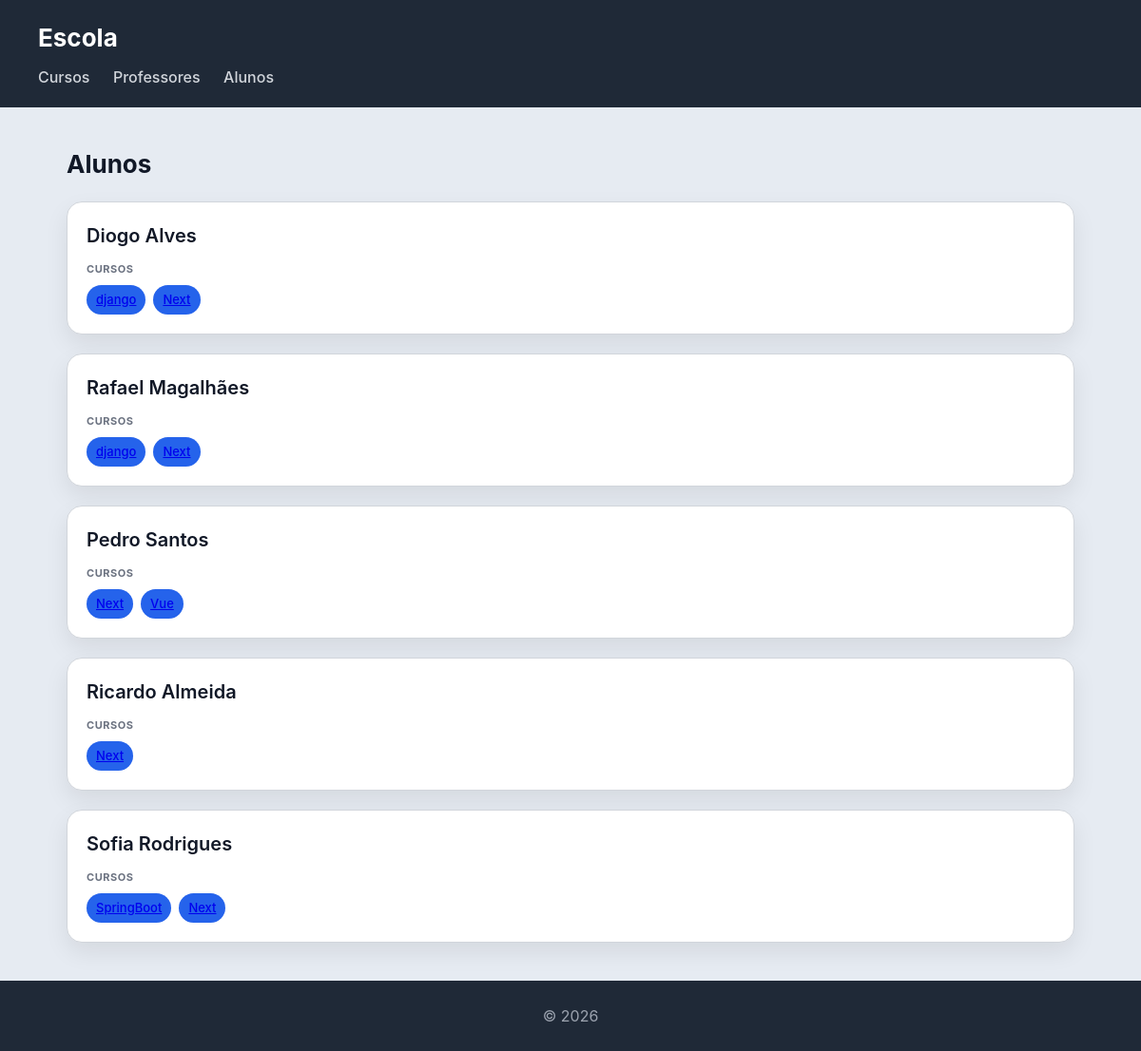
The page /escola/alunos/ on the database its author committed.
### escola/models.py (models this page shows)
class Aluno(models.Model):
    nome = models.CharField(max_length=100)
    numero = models.CharField(max_length=20, unique=True)
    def __str__(self):
        return self.nome

class Curso(models.Model):
    nome = models.CharField(max_length=100)
    imagem = models.ImageField(upload_to='cursos/')
    professor = models.ForeignKey(Professor, on_delete=models.CASCADE, related_name='cursos')
    alunos = models.ManyToManyField(Aluno, related_name='cursos')
    def __str__(self):
        return self.nome

### escola/views.py (the view)
# urls.py: path('alunos/', views.alunos_view, name='alunos'),
def alunos_view(request):
    alunos = (
        Aluno.objects
        .prefetch_related('cursos')
        .all()
    )
    return render(request, 'escola/alunos.html', {'alunos': alunos})

### escola/templates/escola/alunos.html
{% extends "escola/base.html" %}
{% block content %}
<h2>Alunos</h2>
<section>
    {% for aluno in alunos %}
    <article>
        <header>
            <h3>{{ aluno }}</h3>
        </header>
        <section>
            <h4>Cursos</h4>
            <ul>
                {% for curso in aluno.cursos.all %}
                    <li>
                        <a href="{% url 'curso' curso.id %}">
                        {{ curso }}
                        </a>
                    </li>
               {% endfor %}
            </ul>
        </section>
    </article>
    {% endfor %}
</section>
{% endblock %}

### escola/static/escola/styles.css (style rules this page uses)
* { box-sizing: border-box; margin: 0; padding: 0; }
body { font-family: "Inter", "Segoe UI", system-ui, -apple-system, sans-serif; background: #e6ebf2; color: #111827; line-height: 1.5; }
h2 { margin-bottom: 20px; font-size: 26px; }
section > article { background: white; padding: 20px; border-radius: 16px; border: 1px solid #d1d5db; box-shadow: 0 10px 25px rgba(0,0,0,0.08); transition: all 0.25s ease; margin-bottom: 20px; }
article > header { margin-bottom: 12px; }
article > header > h3 { font-size: 20px; font-weight: 600; margin-bottom: 4px; }
article > section { margin-top: 10px; }
article > section > h4 { font-size: 11px; text-transform: uppercase; color: #6b7280; margin-bottom: 8px; letter-spacing: 0.05em; }
article > section > ul { list-style: none; display: flex; flex-wrap: wrap; gap: 8px; }
article > section > ul > li { background: #2563eb; color: white; padding: 6px 10px; border-radius: 999px; font-size: 13px; font-weight: 500; }

### rows shown on the page
Aluno: nome "Diogo Alves"
Curso: nome "django"
Curso: nome "Next"
Aluno: nome "Rafael Magalhães"
Aluno: nome "Pedro Santos"
Curso: nome "Vue"
Aluno: nome "Ricardo Almeida"
Aluno: nome "Sofia Rodrigues"
Curso: nome "SpringBoot"
